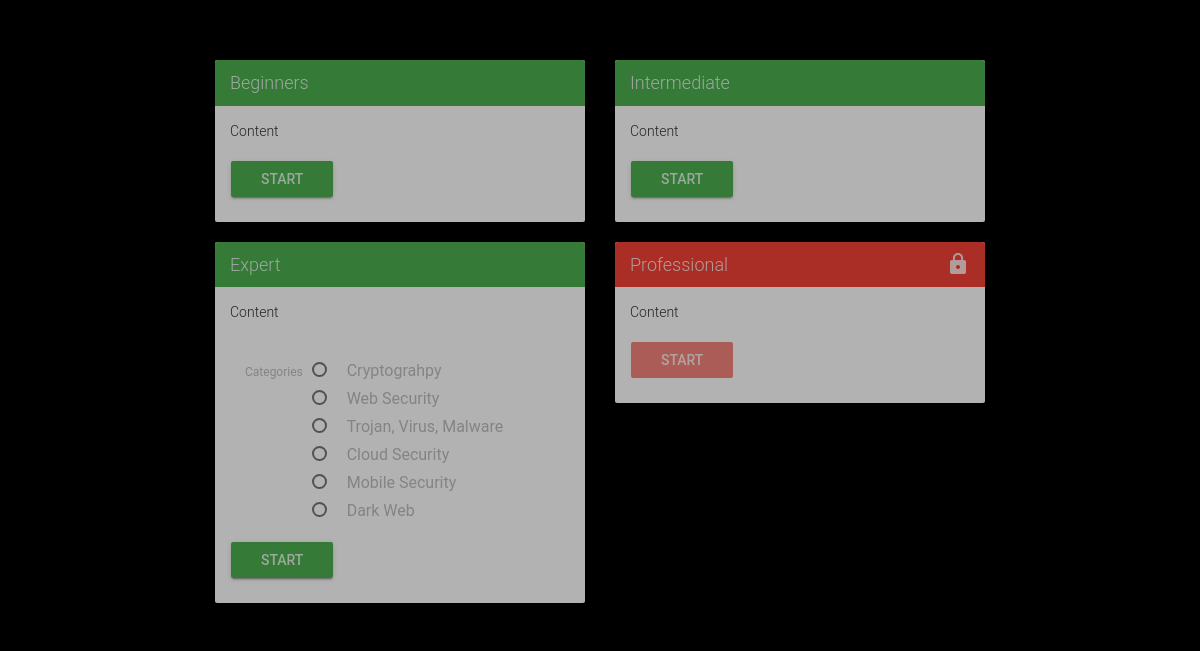
/Main/quizSelection.php (signed in), run on the app's committed database.
### tables this page shows
CREATE TABLE `category` (
  `category_id` int(11) NOT NULL,
  `category_name` varchar(50) NOT NULL
);

### Main/quizSelection.php (the view, shortened to what this page needs)
<?php
if(isset($_SESSION['USERID'])){
        include("quiz/cxn.php");
		$cxn=mysqli_connect($host,$user,$pword,$dbname) or die ("error try after some time");
    }
	else{
		header("Location: index.php");
	}
?>
<!DOCTYPE HTML>
<html>
<head>
  <link href="css/bootstrap.min.css" rel="stylesheet" type="text/css"/>
  <link href="css/material/bootstrap-material-design.css" rel="stylesheet">
  <link href="css/material/ripples.min.css" rel="stylesheet">
</head>
 <body style="background-color:black;opacity:0.7">
    <div class="container-fluid">
	<form action="quiz/level_fetch.php" method="POST" >
      <div class="row" style="margin-top:50px;padding-top:10px;">
        <div class="col-sm-offset-2 col-sm-4 ">
          <div class="panel " id="panel1">
            <div class="panel-heading">
              <p class="panel-title" style="text-align: centre;font-size:18px;" id="title1">
              Beginners
              </p>
              </div>
              <div class="panel-body">
               <p>Content</p>
               <button type="submit" class="btn btn-raised " name="Level" value="1" id="button1">Start</button>
              </div>
            </div>
        </div>
        <div class="col-sm-4">
          <div class="panel " id="panel2" style="max-height:300px; overflow-y:auto;">
            <div class="panel-heading">
              <p class="panel-title" style="text-align: centre;font-size:18px;" id="title2">
              Intermediate
              </p>
              </div>
              <div class="panel-body" >
               <p>Content</p>
               <button type="submit" class="btn btn-raised " name="Level" value="2" id="button2">Start</button>
              </div>
            </div>
        </div>
        <div class="col-sm-4 col-sm-offset-2 ">
          <div class="panel " id="panel3">
            <div class="panel-heading">
              <p class="panel-title" style="text-align: centre;font-size:18px;" id="title3">
              Expert
              </p>
              </div>
              <div class="panel-body">
               <p>Content</p>
               <div id="ExpertTopics" style="display:block;">
                 <div class="form-group">
                   <label class="col-md-2 control-label">Categories</label>
                   <div class="col-md-10">
                     <?php
                                                $sql = "SELECT * FROM category";
                                                $result = mysqli_query($cxn,$sql) or die("cant connect to database");
                                                while($row=mysqli_fetch_assoc($result)) {
                                                    ?>
                                                    <div class="radio radio-primary">
                                                        <label>
                                                            <?php echo $row['category_name']; ?>
                                                        </label>
                                                    </div>
                                                    <?php
                                                }
                                            ?>
                   </div>
                 </div>
               </div>
               <button type="submit"  class="btn btn-raised " name="Level" id="button3" value="3">Start</button>
              </div>
            </div>
        </div>
        <div class="col-sm-4">
          <div class="panel " id="panel4">
            <div class="panel-heading">
              <p class="panel-title" style="text-align: centre;font-size:18px;" id="title4">
             Professional
              </p>
              </div>
              <div class="panel-body">
               <p>Content</p>
               <button type="submit" class="btn btn-raised " name="Level" value="4" id="button4">Start</button>
              </div>
            </div>
        </div>
      </div>
      </form>
      </div>
  </body>

### data on the page
category: category_name "Cryptograhpy"
category: category_name "Web Security"
category: category_name "Trojan, Virus, Malware"
category: category_name "Cloud Security"
category: category_name "Mobile Security"
category: category_name "Dark Web"
